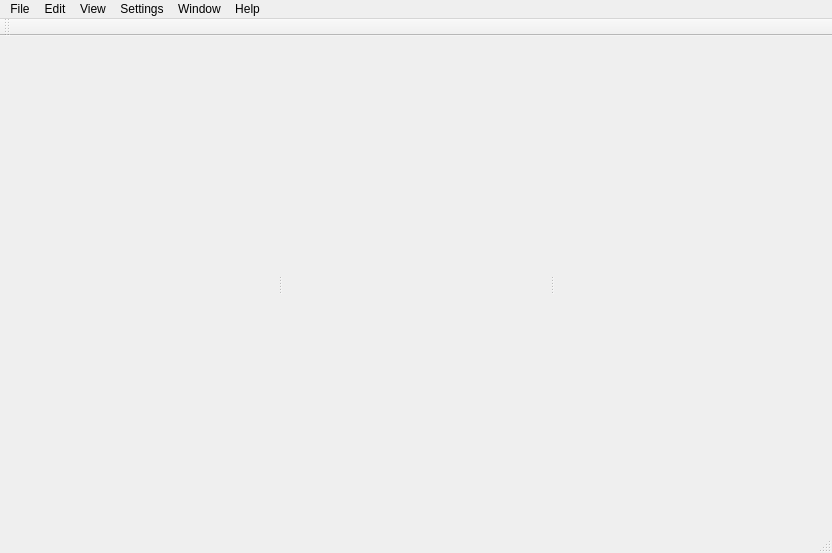
<?xml version="1.0" encoding="UTF-8"?>
<ui version="4.0">
 <class>MainWindow</class>
 <widget class="QMainWindow" name="MainWindow">
  <property name="geometry">
   <rect>
    <x>0</x>
    <y>0</y>
    <width>832</width>
    <height>553</height>
   </rect>
  </property>
  <property name="windowTitle">
   <string>MainWindow</string>
  </property>
  <widget class="QWidget" name="main_widget">
   <layout class="QGridLayout" name="gridLayout_4" columnstretch="0">
    <item row="0" column="0">
     <widget class="QSplitter" name="main_splitter">
      <property name="orientation">
       <enum>Qt::Horizontal</enum>
      </property>
      <widget class="QWidget" name="gridLayoutWidget">
       <layout class="QGridLayout" name="controls_layout">
        <item row="0" column="0">
         <widget class="QStackedWidget" name="controls_stacked_widget">
          <widget class="QWidget" name="presentation_controls_page">
           <layout class="QGridLayout" name="gridLayout_6">
            <item row="0" column="0">
             <layout class="QGridLayout" name="presentation_controls_layout"/>
            </item>
           </layout>
          </widget>
          <widget class="QWidget" name="canvas_controls_page">
           <layout class="QGridLayout" name="gridLayout_14">
            <item row="0" column="0">
             <layout class="QGridLayout" name="canvas_controls_layout"/>
            </item>
           </layout>
          </widget>
          <widget class="QWidget" name="blueprint_controls_page">
           <layout class="QGridLayout" name="gridLayout_20">
            <item row="0" column="0">
             <layout class="QGridLayout" name="blueprint_controls_layout"/>
            </item>
           </layout>
          </widget>
         </widget>
        </item>
       </layout>
      </widget>
      <widget class="QWidget" name="gridLayoutWidget_2">
       <layout class="QGridLayout" name="displays_layout">
        <item row="0" column="0">
         <widget class="QStackedWidget" name="displays_stacked_widget">
          <widget class="QWidget" name="presentation_view_page">
           <layout class="QGridLayout" name="gridLayout_8">
            <item row="0" column="0">
             <layout class="QGridLayout" name="presentation_view_layout"/>
            </item>
           </layout>
          </widget>
          <widget class="QWidget" name="canvas_view_page">
           <layout class="QGridLayout" name="gridLayout_15">
            <item row="0" column="0">
             <layout class="QGridLayout" name="canvas_view_layout"/>
            </item>
           </layout>
          </widget>
          <widget class="QWidget" name="blueprint_view_page">
           <layout class="QGridLayout" name="gridLayout_21">
            <item row="0" column="0">
             <layout class="QGridLayout" name="blueprint_view_layout"/>
            </item>
           </layout>
          </widget>
         </widget>
        </item>
       </layout>
      </widget>
      <widget class="QWidget" name="gridLayoutWidget_3">
       <layout class="QGridLayout" name="chat_layout">
        <item row="0" column="0">
         <widget class="QStackedWidget" name="chat_stacked_widget">
          <property name="currentIndex">
           <number>1</number>
          </property>
          <widget class="QWidget" name="chat_interface_page">
           <layout class="QGridLayout" name="gridLayout_10">
            <item row="0" column="0">
             <layout class="QGridLayout" name="chat_interface_layout"/>
            </item>
           </layout>
          </widget>
          <widget class="QWidget" name="chat_test_page">
           <layout class="QGridLayout" name="gridLayout_16">
            <item row="0" column="0">
             <layout class="QGridLayout" name="chat_test_layout"/>
            </item>
           </layout>
          </widget>
         </widget>
        </item>
       </layout>
      </widget>
     </widget>
    </item>
   </layout>
  </widget>
  <widget class="QMenuBar" name="menu_bar">
   <property name="geometry">
    <rect>
     <x>0</x>
     <y>0</y>
     <width>832</width>
     <height>21</height>
    </rect>
   </property>
   <widget class="QMenu" name="menu_file">
    <property name="title">
     <string>File</string>
    </property>
   </widget>
   <widget class="QMenu" name="menu_edit">
    <property name="title">
     <string>Edit</string>
    </property>
   </widget>
   <widget class="QMenu" name="menu_view">
    <property name="title">
     <string>View</string>
    </property>
   </widget>
   <widget class="QMenu" name="menu_settings">
    <property name="title">
     <string>Settings</string>
    </property>
   </widget>
   <widget class="QMenu" name="menu_window">
    <property name="title">
     <string>Window</string>
    </property>
   </widget>
   <widget class="QMenu" name="menu_help">
    <property name="title">
     <string>Help</string>
    </property>
    <addaction name="action_about"/>
   </widget>
   <addaction name="menu_file"/>
   <addaction name="menu_edit"/>
   <addaction name="menu_view"/>
   <addaction name="menu_settings"/>
   <addaction name="menu_window"/>
   <addaction name="menu_help"/>
  </widget>
  <widget class="QStatusBar" name="status_bar"/>
  <widget class="QToolBar" name="tool_bar">
   <property name="windowTitle">
    <string>toolBar</string>
   </property>
   <attribute name="toolBarArea">
    <enum>TopToolBarArea</enum>
   </attribute>
   <attribute name="toolBarBreak">
    <bool>false</bool>
   </attribute>
  </widget>
  <action name="action_about">
   <property name="text">
    <string>About</string>
   </property>
  </action>
 </widget>
 <resources/>
 <connections/>
</ui>
